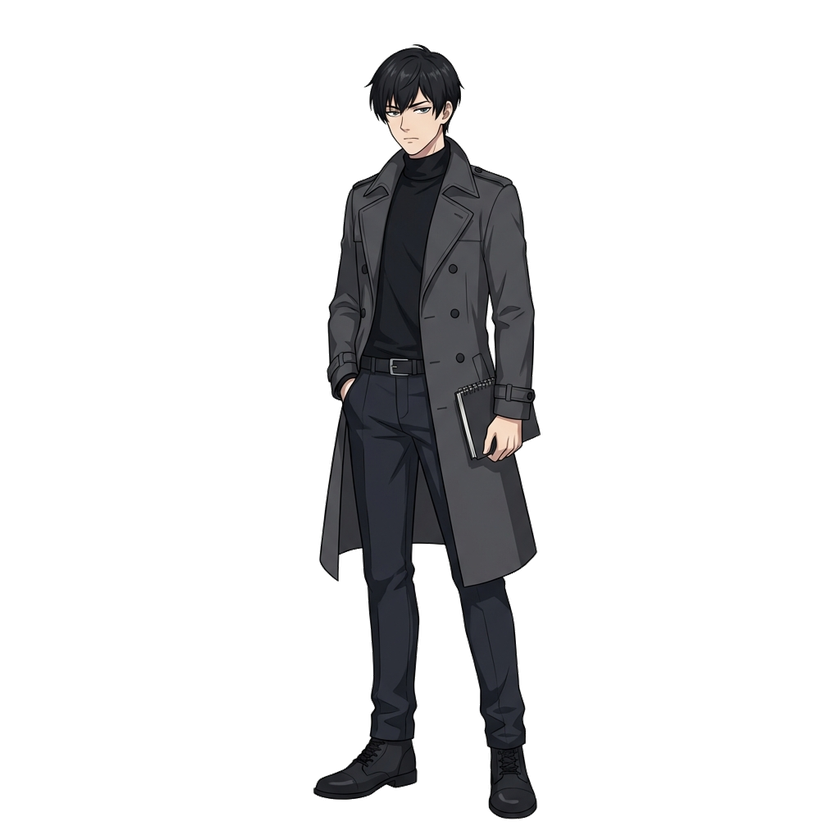
#> input picture assets/images/character/jung.png, 840 x 840 px, shrunk from 1024 x 1024 before the run, found by its file name
$ python crop_jung.py
#> lines starting #> are read from the running program, lines starting #| are printed output that depends on the picture
from PIL import Image
import os

def crop_transparency(image_path):
    try:
        img = Image.open(image_path)
#> img is the input picture: PIL image 840x840 RGBA; mean R, G, B, A 10.1, 10.1, 10.8, 39.2
        img = img.convert("RGBA")
        bbox = img.getbbox()
#> bbox = (311, 42, 543, 822)
        if bbox:
            cropped_img = img.crop(bbox)
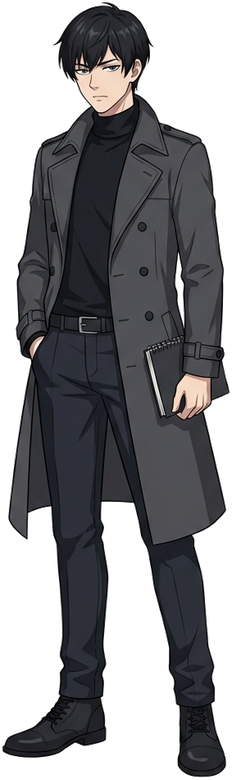
#> cropped_img: PIL image 232x780 RGBA; mean R, G, B, A 39.3, 39.4, 42.1, 152.9; transparent parts drawn white
            cropped_img.save(image_path)
            print(f"Cropped: {image_path}")
        else:
            print(f"No content found in: {image_path}")
    except Exception as e:
        print(f"Error processing {image_path}: {e}")

target_dir = r"h:\01. 게임\The_Legacy_Of_The_Triple_A\The_Legacy_Of_The_Triple_A\assets\images\character"
target_file = "jung.png"
full_path = os.path.join(target_dir, target_file)

if os.path.exists(full_path):
    crop_transparency(full_path)
else:
    print(f"File not found: {full_path}")
